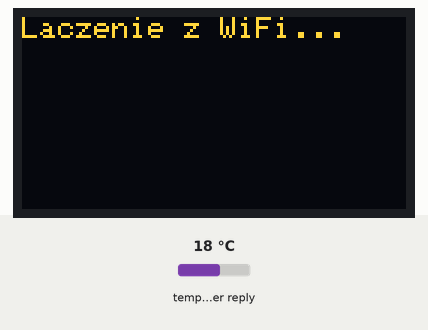
Bench run of a sketch on a simulated ESP8266 (NodeMCU). On the bench: 128×64 one-colour display. The inputs (shaded band) are chosen by the test bench; at power-on: temperature in the weather reply 18 °C. The OLED is the two-colour kind (top 16 rows yellow); WiFi joins after 1.5 s; servers stay silent unless stated; web services answer with replies made up by the test bench; what the sketch prints to the serial monitor is not drawn.

Above: at 0.1 s.
At 1.6 s:
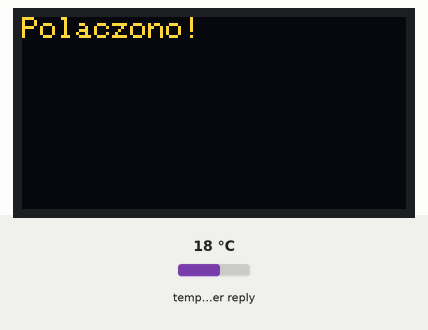
At 2.9 s:
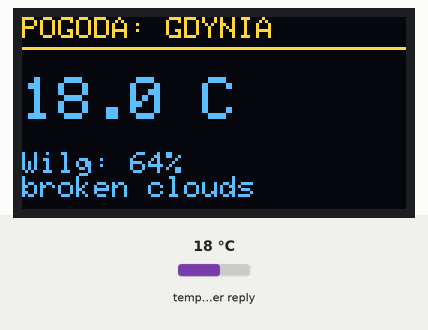

Measured:
- what the display in image 1 shows lasts 1.2 s, from 1.6 s to 2.8 s

The sketch:

api_wetcher_na_lcd.ino
```cpp
#include <ESP8266WiFi.h>
#include <ESP8266HTTPClient.h>
#include <WiFiClient.h>
#include <ArduinoJson.h>
#include <Adafruit_GFX.h>
#include <Adafruit_SSD1306.h>
// Ustawienia OLED
#define SCREEN_WIDTH 128
#define SCREEN_HEIGHT 64
Adafruit_SSD1306 display(SCREEN_WIDTH, SCREEN_HEIGHT, &Wire, -1);
// Dane WiFi
const char* ssid = "iot";
const char* password = "iotinternet";
// Dane OpenWeatherMap
String apiKey = "40...09"; // Klucz API
String city = "Gdynia";
String countryCode = "PL";
void setup() {
 Serial.begin(115200);
 // Inicjalizacja wyświetlacza
 if(!display.begin(SSD1306_SWITCHCAPVCC, 0x3C)) {
   Serial.println(F("Nie znaleziono OLED"));
   for(;;);
 }
 display.clearDisplay();
 display.setTextColor(WHITE);
 display.setTextSize(1);
 display.setCursor(0,0);
 display.println("Laczenie z WiFi...");
 display.display();
 // Łączenie z WiFi
 WiFi.begin(ssid, password);
 while (WiFi.status() != WL_CONNECTED) {
   delay(500);
   Serial.print(".");
 }
 display.clearDisplay();
 display.setCursor(0,0);
 display.println("Polaczono!");
 display.display();
 delay(1000);
}
void loop() {
 if (WiFi.status() == WL_CONNECTED) {
   WiFiClient client;
   HTTPClient http;
   // URL do API
   String url = "http://api.openweathermap.org/data/2.5/weather?q=" + city + "," + countryCode + "&units=metric&appid=" + apiKey;
   http.begin(client, url);
   int httpCode = http.GET();
   if (httpCode > 0) {
     String payload = http.getString();
     // Parsowanie JSON
     DynamicJsonDocument doc(1024);
     deserializeJson(doc, payload);
     float temp = doc["main"]["temp"];
     int humi = doc["main"]["humidity"];
     String desc = doc["weather"][0]["description"];
     // Wyświetlanie na OLED
     display.clearDisplay();
     // Nagłówek
     display.setTextSize(1);
     display.setCursor(0,0);
     display.println("POGODA: GDYNIA");
     display.drawLine(0, 10, 128, 10, WHITE);
     // Temperatura
     display.setTextSize(2);
     display.setCursor(0, 20);
     display.print(temp, 1);
     display.print(" C");
     // Wilgotność i opis
     display.setTextSize(1);
     display.setCursor(0, 45);
     display.print("Wilg: "); display.print(humi); display.println("%");
     display.print(desc);
     display.display();
   }
   http.end();
 }
 delay(60000); // Pobieraj dane co 1 minutę
}
```
